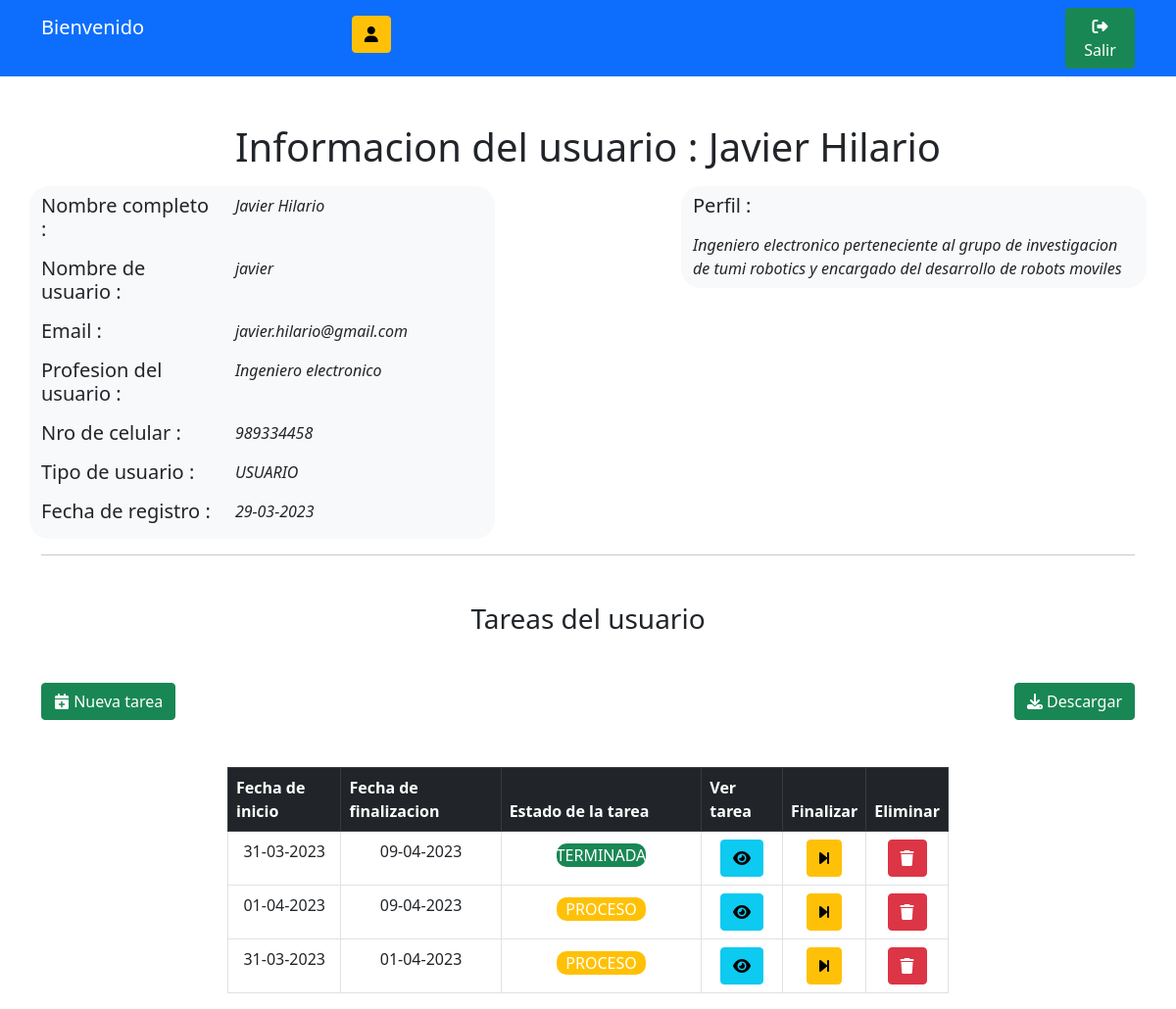
/verUsuario/4, run on the app's committed database.
### djangoTareas/models.py (models this page shows)
class datosAdicionales(models.Model):
    user = models.OneToOneField(User,on_delete=models.CASCADE)
    tipoUsuario = models.CharField(max_length=32,default="USUARIO")
    nroCelular = models.CharField(max_length=32, default="999888777")
    profesionUsuario = models.CharField(max_length=64,default="DEVELOPER")
    perfilUsuario = models.CharField(max_length=512,default='')
    fechaIngreso = models.DateField(default=date.today)

class tareasInformacion(models.Model):
    usuarioRelacionado = models.ForeignKey(User,on_delete=models.CASCADE)
    descripcionTarea = models.CharField(max_length=512,default='')
    fechaInicio = models.DateField(default=date.today)
    fechaFin = models.DateField(default=date.today)
    estadoTarea = models.CharField(max_length=32,default="PROCESO")

### djangoTareas/views.py (the view)
# urls.py: path('verUsuario/<str:ind>',views.verUsuario,name='verUsuario'),
def verUsuario(request,ind):
    usuarioInfo = User.objects.get(id=ind)
    tareasUsuario = tareasInformacion.objects.filter(usuarioRelacionado=usuarioInfo).order_by('id')
    return render(request,'informacionUsuario.html',{
        'usuarioInfo':usuarioInfo,
        'tareasUsuario':tareasUsuario,
    })

### djangoTareas/templates/informacionUsuario.html (shortened to what this page needs)
{% load static %}
<!DOCTYPE html>
<html>
    <head>
        <link href="https://cdn.jsdelivr.net/npm/bootstrap@5.0.2/dist/css/bootstrap.min.css" rel="stylesheet">
        <link rel="stylesheet" href="https://cdnjs.cloudflare.com/ajax/libs/font-awesome/6.4.0/css/all.min.css" />
    </head>
    <body>
        <div class="bg-primary">
            <div class="container">
                <div class="row justify-content-between align-items-center">
                    <div class="col-4 mt-3 mb-3 text-white">
                        <div class="row">
                            <div class="col-10">
                                <h5>Bienvenido {{ user.first_name }} {{ user.last_name }}</h5>
                            </div>
                            <div class="col-2 text-center">
                                <a class="btn btn-warning" href="#"><i class="fa-solid fa-user"></i></a>
                            </div>
                        </div>
                        <div class="row">
                        </div>
                    </div>
                    <div class="col-1">
                        <a class="btn btn-success" href="{% url 'djangoTareas:cerrarSesion' %}"><i class="fa-solid fa-right-from-bracket"></i> Salir</a>
                    </div>
                </div>
            </div>
        </div>
        <div class="mt-5 text-center mb-3">
            <h1>Informacion del usuario : {{ usuarioInfo.first_name }} {{ usuarioInfo.last_name }}</h1>
        </div>
        <div class="container">
            <div class="row justify-content-between">
                <div class="col-5 bg-light" style="border-radius: 20px;">
                    <div class="row mb-2 mt-2">
                        <div class="col-5">
                            <h5>Nombre completo : </h5>
                        </div>
                        <div class="col-7">
                            <i>{{ usuarioInfo.first_name }} {{ usuarioInfo.last_name }}</i>
                        </div>
                    </div>
                    <div class="row mb-2">
                        <div class="col-5">
                            <h5>Nombre de usuario : </h5>
                        </div>
                        <div class="col-7">
                            <i>{{ usuarioInfo.username }}</i>
                        </div>
                    </div>
                    <div class="row mb-2">
                        <div class="col-5">
                            <h5>Email : </h5>
                        </div>
                        <div class="col-7">
                            <i>{{ usuarioInfo.email }}</i>
                        </div>
                    </div>
                    <div class="row mb-2">
                        <div class="col-5">
                            <h5>Profesion del usuario : </h5>
                        </div>
                        <div class="col-7">
                            <i>{{ usuarioInfo.datosadicionales.profesionUsuario }}</i>
                        </div>
                    </div>
                    <div class="row mb-2">
                        <div class="col-5">
                            <h5>Nro de celular : </h5>
                        </div>
                        <div class="col-7">
                            <i>{{ usuarioInfo.datosadicionales.nroCelular }}</i>
                        </div>
                    </div>
                    <div class="row mb-2">
                        <div class="col-5">
                            <h5>Tipo de usuario : </h5>
                        </div>
                        <div class="col-7">
                            <i>{{ usuarioInfo.datosadicionales.tipoUsuario }}</i>
                        </div>
                    </div>
                    <div class="row mb-2">
                        <div class="col-5">
                            <h5>Fecha de registro : </h5>
                        </div>
                        <div class="col-7">
                            <i>{{ usuarioInfo.datosadicionales.fechaIngreso|date:"d-m-Y" }}</i>
                        </div>
                    </div>
                </div>
                <div class="col-5 bg-light h-100" style="border-radius: 20px;">
                    <div class="row mb-2 mt-2">
                        <div class="col-5">
                            <h5>Perfil : </h5>
                        </div>
                    </div>
                    <div class="row mb-2">
                        <div class="col-12">
                            <i>{{ usuarioInfo.datosadicionales.perfilUsuario }}</i>
                        </div>
                    </div>
                </div>
            </div>
            <hr class="hr">
        </div>
        <div class="mt-5 text-center mb-3">
            <h3>Tareas del usuario</h3>
        </div>
        <div class="container mt-5">
            <div class="row justify-content-between">
                <div class="col-2 text-start">
                    <button class="btn btn-success" data-bs-toggle="modal" data-bs-target="#nuevaTarea"><i class="fa-solid fa-calendar-plus"></i> Nueva tarea</button>
                </div>
                <div class="col-2 text-end">
                    <a class="btn btn-success" href="#"><i class="fa-solid fa-download"></i> Descargar</a>
                </div>
            </div>
        </div>
        <div class="mt-5 container">
            <div class="row justify-content-center">
                <div class="col-8">
                    <table class="table table-bordered">
                        <thead class="table-dark">
                            <th>Fecha de inicio</th>
                            <th>Fecha de finalizacion</th>
                            <th>Estado de la tarea</th>
                            <th>Ver tarea</th>
                            <th>Finalizar</th>
                            <th>Eliminar</th>
                        </thead>
                        <tbody>
                            {% for tarea in tareasUsuario %}
                                <tr class="text-center">
                                    <td>{{ tarea.fechaInicio|date:'d-m-Y' }}</td>
                                    <td>{{ tarea.fechaFin|date:'d-m-Y' }}</td>
                                    <td>
                                        {% if tarea.estadoTarea == 'PROCESO' %}
                                            <p class="bg-warning mx-5 mt-1 mb-1 text-center text-white" style="border-radius: 10px;">{{ tarea.estadoTarea }}</p>
                                        {% endif %}
                                        {% if tarea.estadoTarea == 'TERMINADA' %}
                                            <p class="bg-success mx-5 mt-1 mb-1 text-center text-white" style="border-radius: 10px;">{{ tarea.estadoTarea }}</p>
                                        {% endif %}
                                    </td>
                                    <td><a class="btn btn-info"><i class="fa-solid fa-eye"></i></a></td>
                                    <td><a class="btn btn-warning" href="{% url 'djangoTareas:finalizarTarea' tarea.id usuarioInfo.id %}"><i class="fa-solid fa-forward-step"></i></a></td>
                                    <td><a class="btn btn-danger" href="{% url 'djangoTareas:eliminarTarea' tarea.id usuarioInfo.id %}"><i class="fa-solid fa-trash"></i></a></td>
                                </tr>
                            {% endfor %}
                        </tbody>
                    </table>
                </div>
            </div>
        </div>
    </body>
</html>

### data on the page
tareasInformacion: fechaInicio "31-03-2023", fechaFin "09-04-2023", estadoTarea "TERMINADA"
tareasInformacion: fechaInicio "01-04-2023", fechaFin "09-04-2023", estadoTarea "PROCESO"
tareasInformacion: fechaInicio "31-03-2023", fechaFin "01-04-2023", estadoTarea "PROCESO"

### other printed values
{{ usuarioInfo.first_name }} "Javier"
{{ usuarioInfo.last_name }} "Hilario"
{{ usuarioInfo.username }} "javier"
{{ usuarioInfo.email }} "javier.hilario@gmail.com"
{{ usuarioInfo.datosadicionales.profesionUsuario }} "Ingeniero electronico"
{{ usuarioInfo.datosadicionales.nroCelular }} "989334458"
{{ usuarioInfo.datosadicionales.tipoUsuario }} "USUARIO"
{{ usuarioInfo.datosadicionales.fechaIngreso|date:"d-m-Y" }} "29-03-2023"
{{ usuarioInfo.datosadicionales.perfilUsuario }} "Ingeniero electronico perteneciente al grupo de investigacion de tumi robotics y encargado del desarrollo de robots moviles"
